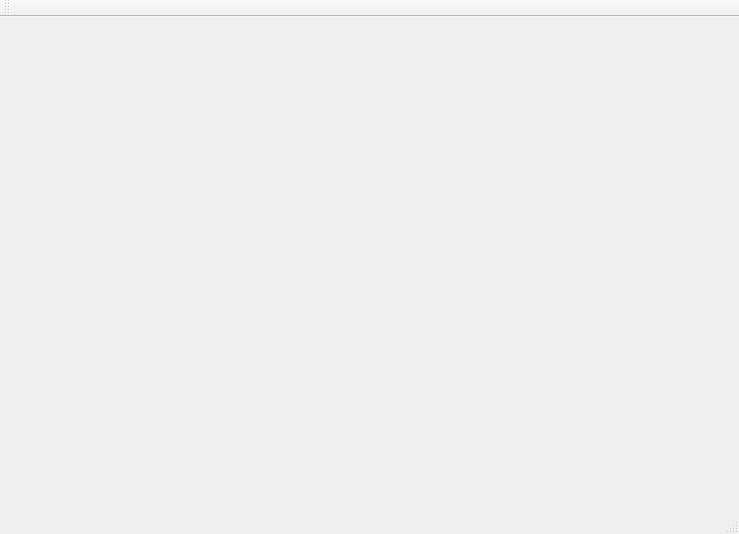
<?xml version="1.0" encoding="UTF-8"?>
<ui version="4.0">
 <class>MainWindow</class>
 <widget class="QMainWindow" name="MainWindow">
  <property name="geometry">
   <rect>
    <x>0</x>
    <y>0</y>
    <width>739</width>
    <height>534</height>
   </rect>
  </property>
  <property name="windowTitle">
   <string>MainWindow</string>
  </property>
  <widget class="QWidget" name="centralWidget"/>
  <widget class="QMenuBar" name="menuBar">
   <property name="geometry">
    <rect>
     <x>0</x>
     <y>0</y>
     <width>739</width>
     <height>26</height>
    </rect>
   </property>
  </widget>
  <widget class="QToolBar" name="mainToolBar">
   <attribute name="toolBarArea">
    <enum>TopToolBarArea</enum>
   </attribute>
   <attribute name="toolBarBreak">
    <bool>false</bool>
   </attribute>
  </widget>
  <widget class="QStatusBar" name="statusBar"/>
 </widget>
 <layoutdefault spacing="6" margin="11"/>
 <resources/>
 <connections/>
</ui>
